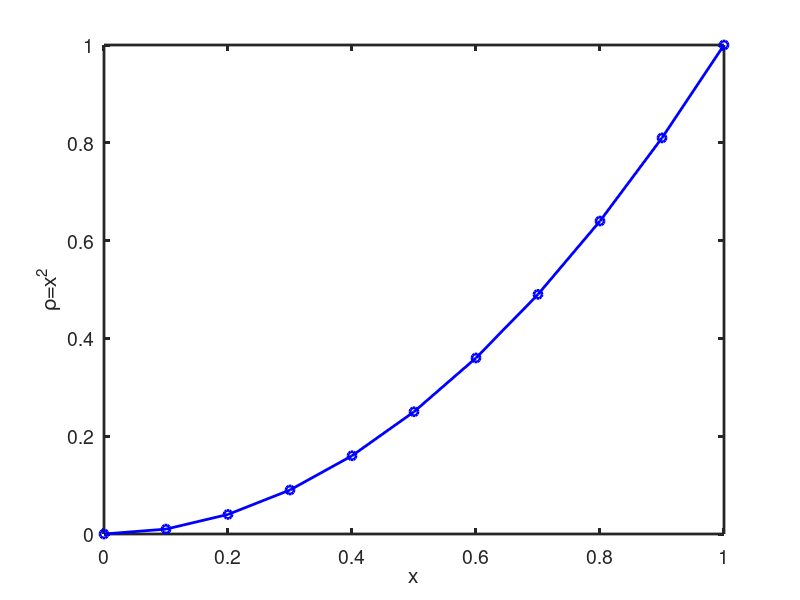
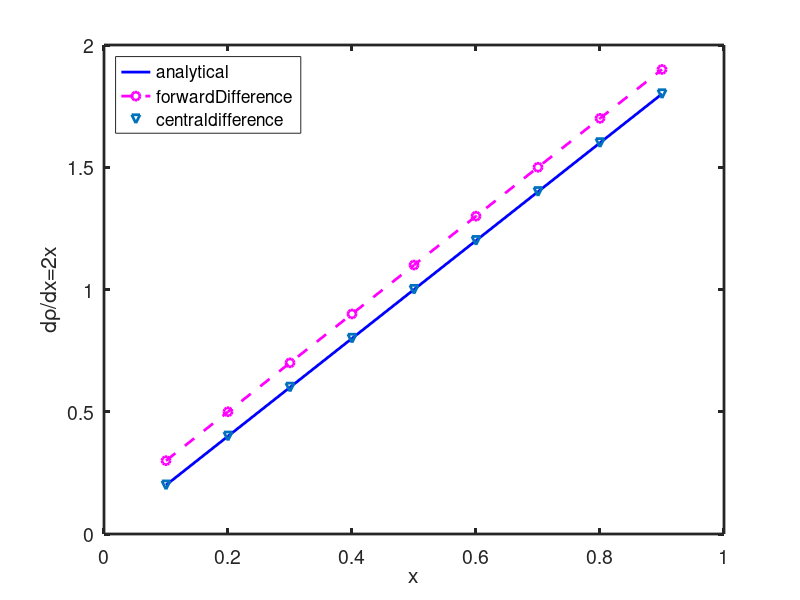

Source code (MATLAB) for these figures, in order:
%% Estimating numerical first order derivatives

clear all;
close all;

x = [0:0.1:1]';
y = x.^2;

n = length(x);

figure(1);
%plot(x, y, '-b', 'linewidth', 2);
plot(x, y, '-ob', 'linewidth', 2);
hold on;
xlabel('x');
ylabel('\rho=x^2');
set(gca, "linewidth", 2, "fontsize", 14)

% gradient
yp = 2*x; % Analytical expression

yp_forwardDifference = zeros(size(y));
yp_central = zeros(size(y));

%yp_n1(1, 1) = (y(2, 1) - y(1, 1)) / (x(2, 1) - x(1, 1));
%yp_n1(n, 1) = (y(n, 1) - y(n-1, 1)) / (x(n, 1) - x(n-1, 1));

for i = 2 : length(y)-1
  yp_forwardDifference(i, 1) = (y(i+1, 1) - y(i, 1)) / (x(i+1, 1) - x(i, 1));
  yp_central(i, 1) = (y(i+1, 1) - y(i-1, 1)) / (x(i+1, 1) - x(i-1, 1));
end

figure(2);
hold on;
plot(x(2:n-1), yp(2:n-1), '-b', 'linewidth', 2);
plot(x(2:n-1), yp_forwardDifference(2:n-1), '--om', 'linewidth', 2);
plot(x(2:n-1), yp_central(2:n-1), 'ov', 'linewidth', 2);
legend('analytical', 'forwardDifference', 'centraldifference', 'location', 'northwest');
hold on;
xlabel('x');
ylabel('d\rho/dx=2x');
box on;
set(gca, "linewidth", 2, "fontsize", 14)
hold off;
